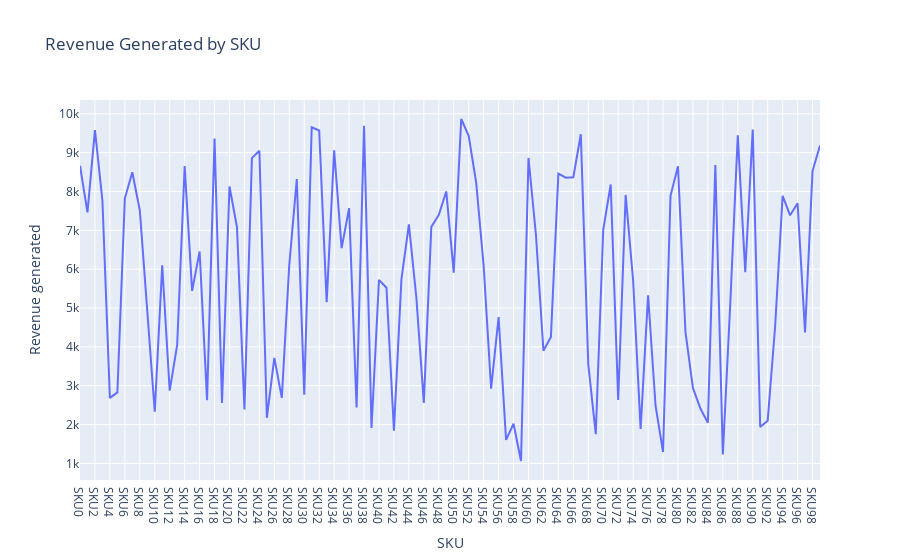

This figure's notebook cell:
### Code cell
#Analyzing SKUs
#There’s a column in the dataset as SKUs. You must have heard it for the very first time. So, SKU stands for Stock Keeping Units. They’re like special codes that help companies keep track of all the different things they have for sale. Imagine you have a large toy store with lots of toys. Each toy is different and has its name and price, but when you want to know how many you have left, you need a way to identify them. So you give each toy a unique code, like a secret number only the store knows. This secret number is called SKU.
revenue_chart = px.line(data, x='SKU', 
                        y='Revenue generated', 
                        title='Revenue Generated by SKU')
revenue_chart.show()

### Figure 1 — Plotly figure (JSON) as saved in the notebook; plotly's stock layout.template omitted (floating-point values rounded to 4 significant figures)
{"data": [{"hovertemplate": "SKU=%{x}<br>Revenue generated=%{y}<extra></extra>", "legendgroup": "", "line": {"color": "#636efa", "dash": "solid"}, "marker": {"symbol": "circle"}, "mode": "lines", "name": "", "orientation": "v", "showlegend": false, "type": "scatter", "x": ["SKU0", "SKU1", "SKU2", "SKU3", "SKU4", "SKU5", "SKU6", "SKU7", "SKU8", "SKU9", "SKU10", "SKU11", "SKU12", "SKU13", "SKU14", "SKU15", "SKU16", "SKU17", "SKU18", "SKU19", "SKU20", "SKU21", "SKU22", "SKU23", "SKU24", "SKU25", "SKU26", "SKU27", "SKU28", "SKU29", "SKU30", "SKU31", "SKU32", "SKU33", "SKU34", "SKU35", "SKU36", "SKU37", "SKU38", "SKU39", "SKU40", "SKU41", "SKU42", "SKU43", "SKU44", "SKU45", "SKU46", "SKU47", "SKU48", "SKU49", "SKU50", "SKU51", "SKU52", "SKU53", "SKU54", "SKU55", "SKU56", "SKU57", "SKU58", "SKU59", "SKU60", "SKU61", "SKU62", "SKU63", "SKU64", "SKU65", "SKU66", "SKU67", "SKU68", "SKU69", "SKU70", "SKU71", "SKU72", "SKU73", "SKU74", "SKU75", "SKU76", "SKU77", "SKU78", "SKU79", "SKU80", "SKU81", "SKU82", "SKU83", "SKU84", "SKU85", "SKU86", "SKU87", "SKU88", "SKU89", "SKU90", "SKU91", "SKU92", "SKU93", "SKU94", "SKU95", "SKU96", "SKU97", "SKU98", "SKU99"], "xaxis": "x", "y": [8662.0, 7461.0, 9578.0, 7767.0, 2687.0, 2828.0, 7823.0, 8496.0, 7517.0, 4971.0, 2331.0, 6100.0, 2874.0, 4053.0, 8654.0, 5442.0, 6454.0, 2629.0, 9365.0, 2553.0, 8128.0, 7087.0, 2391.0, 8858.0, 9049.0, 2175.0, 3716.0, 2686.0, 6117.0, 8319.0, 2766.0, 9655.0, 9572.0, 5150.0, 9062.0, 6541.0, 7573.0, 2438.0, 9692.0, 1912.0, 5725.0, 5521.0, 1840.0, 5737.0, 7152.0, 5268.0, 2557.0, 7089.0, 7397.0, 8002.0, 5911.0, 9866.0, 9436.0, 8232.0, 6088.0, 2926.0, 4767.0, 1606.0, 2021.0, 1062.0, 8864.0, 6886.0, 3900.0, 4257.0, 8459.0, 8355.0, 8368.0, 9474.0, 3550.0, 1752.0, 7015.0, 8180.0, 2633.0, 7911.0, 5710.0, 1889.0, 5328.0, 2484.0, 1292.0, 7889.0, 8652.0, 4384.0, 2943.0, 2412.0, 2048.0, 8685.0, 1230.0, 5134.0, 9445.0, 5925.0, 9593.0, 1935.0, 2100.0, 4531.0, 7888.0, 7386.0, 7698.0, 4371.0, 8526.0, 9185.0], "yaxis": "y"}], "layout": {"legend": {"tracegroupgap": 0}, "title": {"text": "Revenue Generated by SKU"}, "xaxis": {"anchor": "y", "domain": [0, 1], "title": {"text": "SKU"}}, "yaxis": {"anchor": "x", "domain": [0, 1], "title": {"text": "Revenue generated"}}}}
